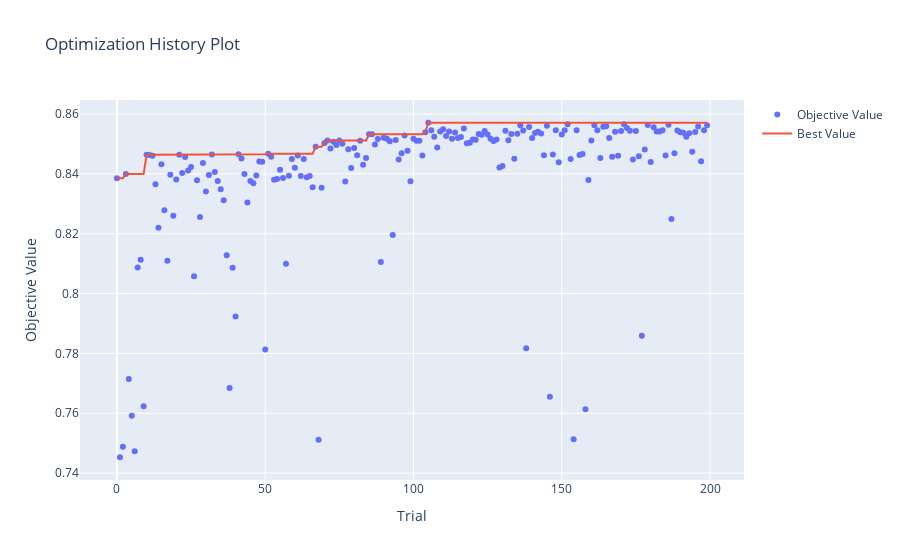

Notebook cell for this chart:
### Code cell
fig = plot_optimization_history(study_custom)
os.makedirs("../results/optuna/et_custom/", exist_ok=True)
pio.write_html(fig, "../results/optuna/et_custom/optimization_history_et_custom.html")
fig.show()

### Figure 1 — Plotly figure (JSON) as saved in the notebook; plotly's stock layout.template omitted (floating-point values rounded to 4 significant figures; data arrays with more than 128 entries replaced by an {"elided": "..."} marker saying what was removed)
{"data": [{"mode": "markers", "name": "Objective Value", "type": "scatter", "x": {"elided": "200 int values"}, "y": {"elided": "200 float values"}}, {"mode": "lines", "name": "Best Value", "type": "scatter", "x": {"elided": "200 int values"}, "y": {"elided": "200 float values"}}, {"marker": {"color": "#cccccc"}, "mode": "markers", "name": "Infeasible Trial", "showlegend": false, "type": "scatter", "x": [], "y": []}], "layout": {"title": {"text": "Optimization History Plot"}, "xaxis": {"title": {"text": "Trial"}}, "yaxis": {"title": {"text": "Objective Value"}}}}
